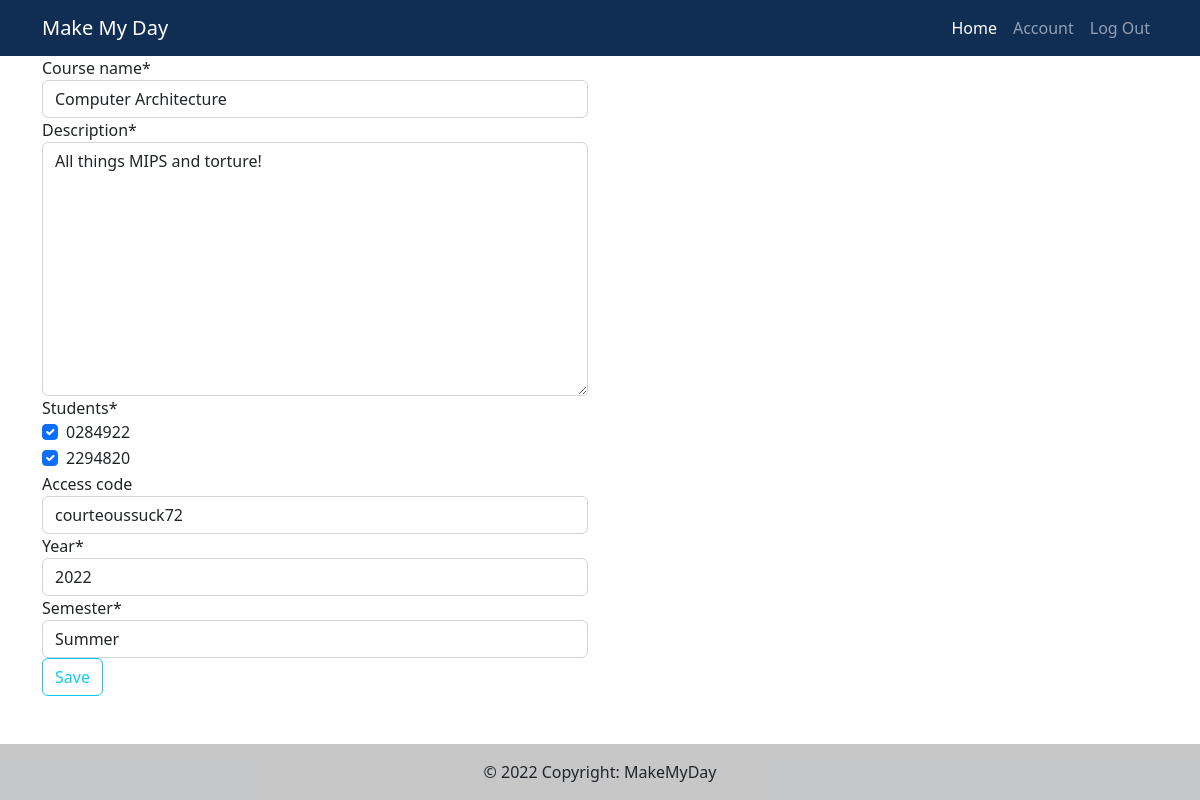
/course/edit/4/ (signed in), run on an earlier commit of the app's database.
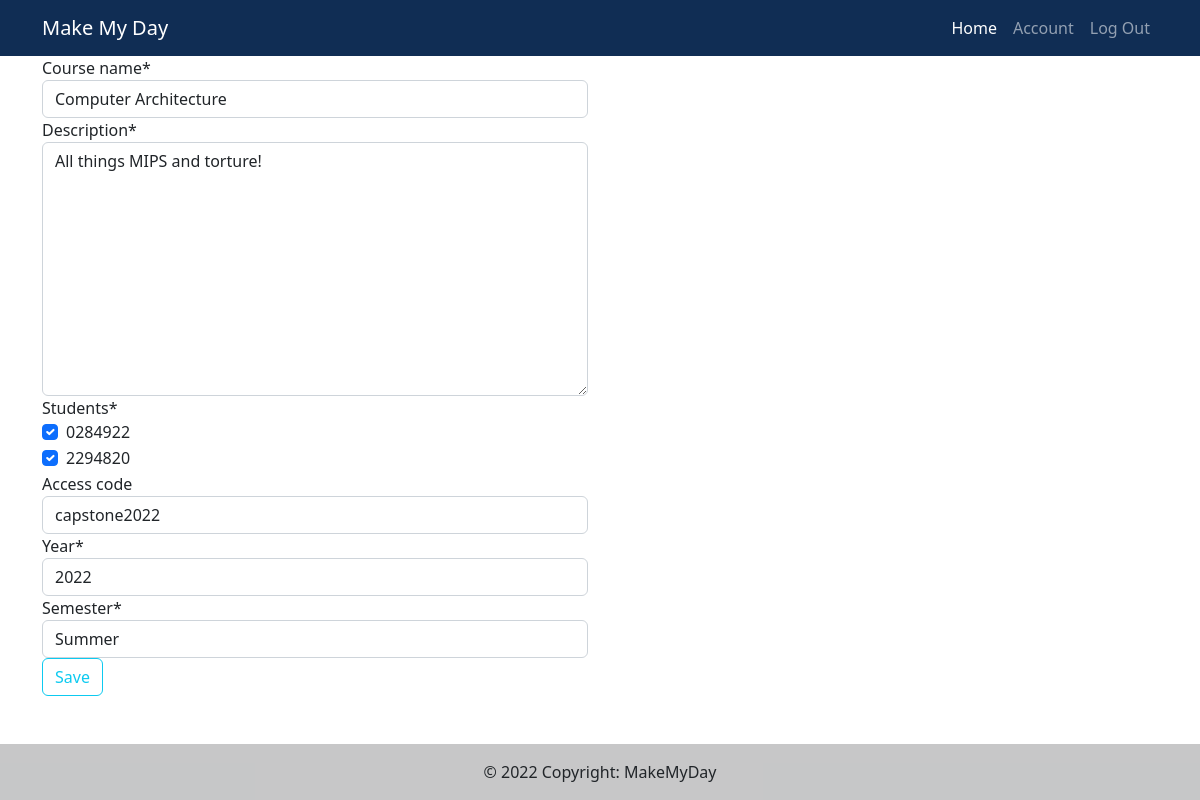
And on a later commit of the database.
### main/models.py (models this page shows, shortened)
class Course(models.Model):
    instructors = models.ManyToManyField(Instructor, related_name="instructors")
    students = models.ManyToManyField(Student, related_name="students")
    course_id = models.BigAutoField(primary_key=True, db_column="course_id")
    course_name = models.CharField(max_length=255)
    description = models.TextField(default="")
    access_code = models.CharField(max_length=100, default="", blank=True)
    year = models.PositiveIntegerField(default=timezone.now().year, validators=[MinValueValidator(1900), max_value_current_year])
    SPRING = "SPRING"
    SUMMER = "SUMMER" # this means once every two days
    FALL = "FALL"
    CHOICES = (
        (SPRING, "Spring"),
        (SUMMER, "Summer"),
        (FALL, "Fall"),
    )
    semester = models.CharField(choices = CHOICES, default=SUMMER, max_length=120)

### course/views.py (the view)
# urls.py: path('edit/<int:pk>/', courseViews.CourseEdit.as_view(), name='course_edit'),
class CourseEdit(LoginRequiredMixin, UpdateView):
    model = Course
    form_class = CourseForm
    template_name = 'course/course_form.html'
    success_url = reverse_lazy('course_list')

### course/form.py
class CourseForm(ModelForm):
    class Meta:
        model = Course
        fields = ['course_name', 'description', 'students', 'access_code', 'year', 'semester']
    students = forms.ModelMultipleChoiceField(queryset=Student.objects.all(),widget=forms.CheckboxSelectMultiple)

### main/models.py (called while the page is built)
    def __str__(self):
        return str(self.student_id)

### course/templates/course/course_form.html
{% extends 'main/base.html' %}
{% load crispy_forms_tags %}
{% block content %}
<div class="container">
    <div class="row">
    <div class="col-md-6">
        <form method="post">{% csrf_token %}
            <div class="form-group">
                {{form|crispy}}
            </div>
            <div class="form-group">
                <button type="submit" class="btn btn-outline-info btn-block">Save</button>
            </div>
        </form>
    </div>
    </div>
</div>
{% endblock %}

### main/templates/main/base.html (shortened to what this page needs)
<!DOCTYPE html>
<html lang="en">
<head>
    {% load static %}
    <link href="https://cdn.jsdelivr.net/npm/bootstrap@5.2.0-beta1/dist/css/bootstrap.min.css" rel="stylesheet">
    <link href="//cdn.bootcss.com/bootstrap-datetimepicker/4.17.44/css/bootstrap-datetimepicker.min.css" rel="stylesheet">
    <link rel="stylesheet" href="{% static 'css/style.css' %}" />
</head>
<body class="d-flex flex-column vh-100">
{% if user.is_authenticated %}
<nav class="navbar navbar-expand-lg navbar-dark navbar-custom">
    <div class="container">
        <a class="navbar-brand" href="/home">Make My Day</a>
        <div class="collapse navbar-collapse" id="navbarSupportedContent">
            <ul class="navbar-nav ms-auto mb-2 mb-lg-0">
                <li class="nav-item"><a class="nav-link active" aria-current="page" href="/home">Home</a></li>
                <li class="nav-item"><a class="nav-link" href="/Home">Account</a></li>
                <li class="nav-item"><a class="nav-link" href="/logout">Log Out</a></li>
            </ul>
        </div>
    </div>
</nav>
{% endif %}
<section id="content" , name="content" class=" h-100">
        {% block content %}
        {% endblock %}
</section>
<footer class="bg-light text-center text-lg-start">
    <div class="text-center p-3" style="background-color: rgba(0, 0, 0, 0.2);">
        © 2022 Copyright: MakeMyDay
    </div>
</footer>
</body>
</html>

### main/static/css/style.css (style rules this page uses)
.navbar-custom { background-color:#102D54; }

### main/templates/main/base.html (style rules this page uses)
.navbar-custom { background-color:#102D54; }

What changed in the data, as far as the page shows it:
changed Course "Computer Architecture": access_code "courteoussuck72" → "capstone2022"
